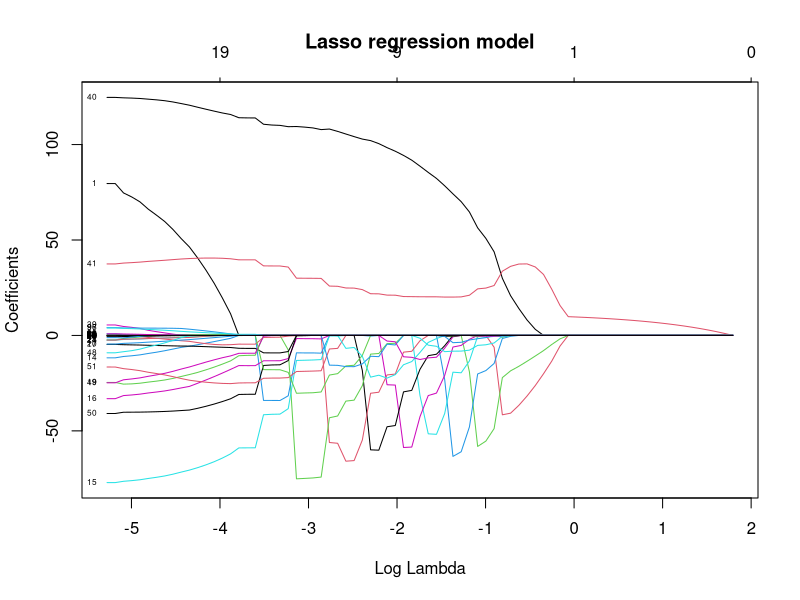
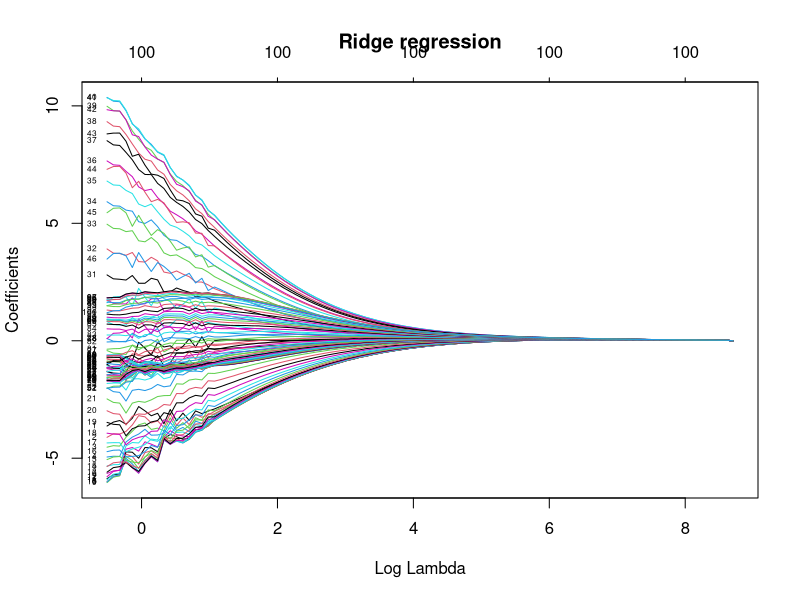
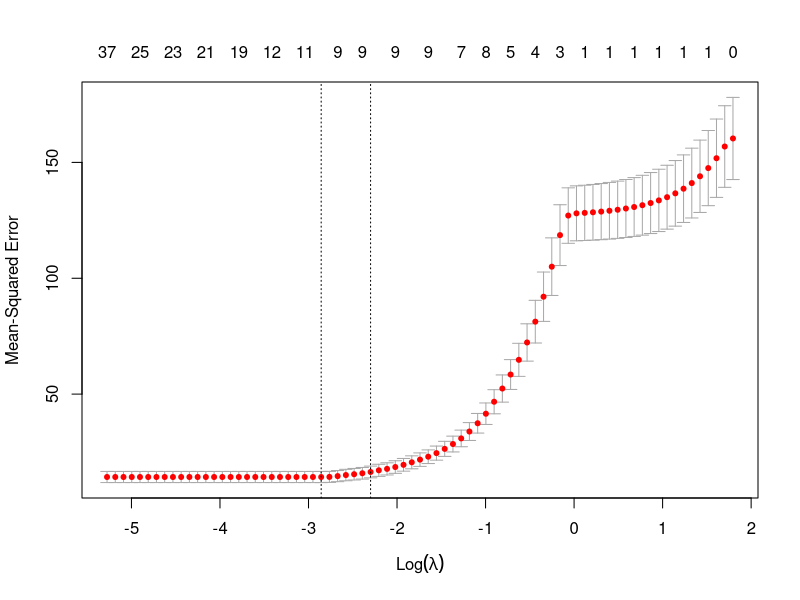
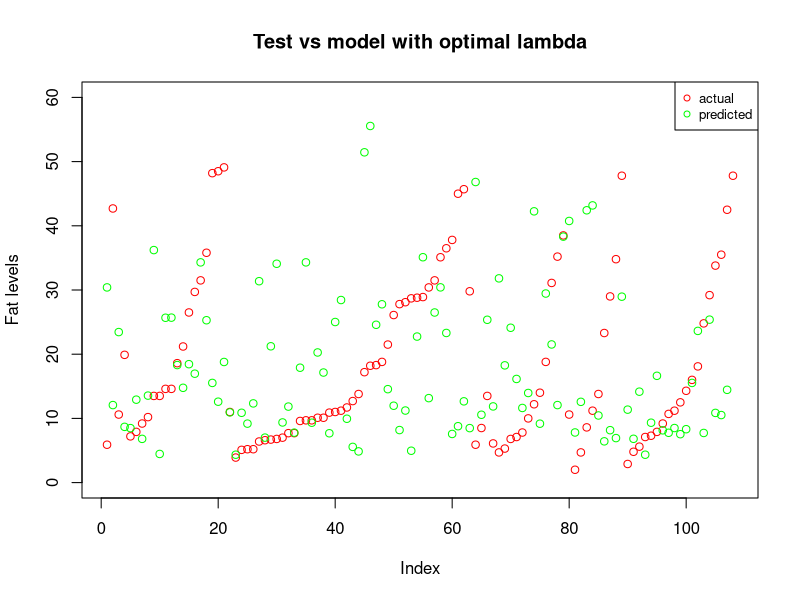

Generate these figures, in order, with R:
########### Libraries #############
library(glmnet)
library(dplyr)
library(caret)

# Clear global env.
rm(list = ls())


############## Read data and divide it into test and train ##############
set.seed(12345)
df <- read.csv('tecator.csv', header=TRUE)
data <- (df)[2:102] #Relevant columns

n = dim(data)[1] 
id = sample(1:n, floor(n * 0.5)) # Take a random sample
train_data = data[id, ]
test_data = data[-id, ]


#################################### TASK 1 ####################################

# Model
fit = lm(Fat ~ . ,data = train_data)
summary(fit)

# Predictions
prediction_train = predict(fit, train_data)
prediction_test = predict(fit, test_data)

# Calculating errors, Mean Squared Error
mse_train = mean((train_data$Fat - prediction_train)^2)
mse_test = mean((test_data$Fat - prediction_test)^2)

print(paste("Train MSE: ", mse_train)) # 0.00570911701090834
print(paste("Test MSE: ", mse_test)) # 722.429419336971


#################################### TASK 2 ####################################

# ...

#################################### TASK 3 ####################################

## LASSO regression

x = as.matrix(train_data %>% select(-Fat))
y = as.matrix(train_data %>% select(Fat))

lasso = glmnet(x, y, alpha = 1, family = "gaussian")
plot(lasso, xvar = "lambda", label = TRUE, main="Lasso regression model")

#################################### TASK 4 ####################################

## Ridge regression

ridge = glmnet(x, y, alpha = 0, family="gaussian")
plot(ridge, xvar = "lambda", label = TRUE, main="Ridge regression")

#################################### TASK 5 ####################################

cross_validation = cv.glmnet(x, y, alpha=1, family="gaussian")
plot(cross_validation)
opt_lambda = cross_validation$lambda.min # 0.05744535


coef(cross_validation, s = "lambda.min")
summary(cross_validation)
# Channels 52, 51, 41, 40, 16, 15, 14, 13. 8 total

# Cross validation prediction
crossval_predict = predict(cross_validation, newx = x, s = opt_lambda)

plot(test_data$Fat, col="red", ylim = c(0,60), ylab="Fat levels", main = "Test vs model with optimal lambda")
points(crossval_predict, col = "green")
legend("topright", c("actual", "predicted"), col = c("red", "green"), pch = 1, cex = 0.8)


#################################### EXTRA ####################################

# Testing the channels derived from LASSO with linear regression model
fit_new <- lm(Fat ~ Channel52 + Channel51 + Channel41 + Channel40 + Channel16 + Channel15 + Channel14 + Channel13, data = train_data)
ptrain_new = predict(fit_new, train_data)
ptest_new = predict(fit_new, test_data)

mse_train_new = mean((train_data$Fat - ptrain_new)^2)
mse_test_new = mean((test_data$Fat - ptest_new)^2)

print(paste("Train MSE: ", mse_train_new)) # 5.10650377834861
print(paste("Test MSE: ", mse_test_new)) # 15.7160188358832

